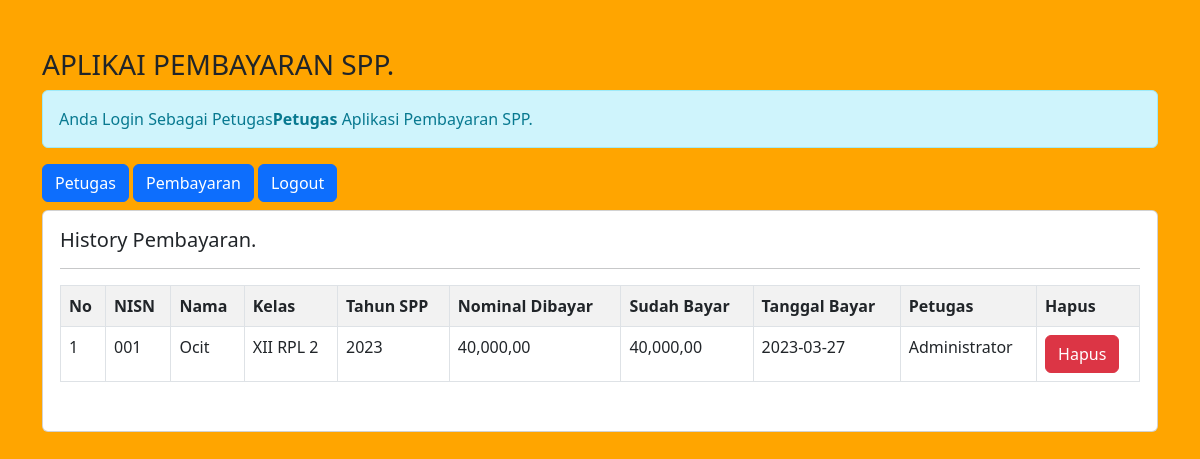
The app's page /petugas/petugas.php?url=history-pembayaran&nisn=001 (signed in) with its own data.
### tables this page shows
CREATE TABLE `pembayaran` (
  `id_pembayaran` int(11) NOT NULL,
  `id_petugas` int(11) NOT NULL,
  `nisn` varchar(10) NOT NULL,
  `tgl_bayar` date NOT NULL,
  `bulan_dibayar` varchar(8) NOT NULL,
  `tahun_dibayar` varchar(4) NOT NULL,
  `id_spp` int(11) NOT NULL,
  `jumlah_bayar` int(11) NOT NULL
);

CREATE TABLE `siswa` (
  `nisn` char(10) NOT NULL,
  `nis` char(8) NOT NULL,
  `nama` varchar(35) NOT NULL,
  `id_kelas` int(11) NOT NULL,
  `alamat` text NOT NULL,
  `no_telp` varchar(13) NOT NULL,
  `id_spp` int(11) NOT NULL
);

CREATE TABLE `kelas` (
  `id_kelas` int(11) NOT NULL,
  `nama_kelas` varchar(10) NOT NULL,
  `kompetensi_keahlian` varchar(50) NOT NULL
);

CREATE TABLE `spp` (
  `id_spp` int(11) NOT NULL,
  `tahun` int(11) NOT NULL,
  `nominal` int(11) NOT NULL
);

CREATE TABLE `petugas` (
  `id_petugas` int(11) NOT NULL,
  `username` varchar(25) NOT NULL,
  `password` varchar(32) NOT NULL,
  `nama_petugas` varchar(35) NOT NULL,
  `level` enum('admin','petugas') NOT NULL
);

### petugas/history-pembayaran.php (the view)
<?php
$nisn = $_GET['nisn'];
 ?>
<h5>History Pembayaran.</h5>
<hr>
<table class="table table-striped table-bordered">
	<tr class="fw-bold">
		<td>No</td>
		<td>NISN</td>
		<td>Nama</td>
		<td>Kelas</td>
		<td>Tahun SPP</td>
		<td>Nominal Dibayar</td>
		<td>Sudah Bayar</td>
		<td>Tanggal Bayar</td>
		<td>Petugas</td>
		<td>Hapus</td>
	</tr>
	<?php
	include'../koneksi.php';
	$no = 1;
	$sql = "SELECT*FROM pembayaran,siswa,kelas,spp,petugas WHERE pembayaran.nisn=siswa.nisn  AND siswa.id_kelas=kelas.id_kelas AND pembayaran.id_spp=spp.id_spp AND pembayaran.id_petugas=petugas.id_petugas AND pembayaran.nisn='$nisn' ORDER BY tgl_bayar DESC";
	$query = mysqli_query($koneksi, $sql);
	foreach ($query as $data) {
 	 ?>
	 <tr>
	 	<td><?= $no++; ?></td>
	 	<td><?= $data['nisn'] ?></td>
	 	<td><?= $data['nama'] ?></td>
	 	<td><?= $data['nama_kelas'] ?></td>
	 	<td><?= $data['tahun'] ?></td>
	 	<td><?= number_format( $data['nominal'],2, ',', ',');?></td>
	 	<td><?= number_format( $data['jumlah_bayar'],2, ',', ',');?></td>
	 	<td><?= $data['tgl_bayar'] ?></td>
	 	<td><?= $data['nama_petugas'] ?></td>
	 	<td>
			<a href="?url=hapus-pembayaran&id_pembayaran=<?= $data['id_pembayaran'] ?>"
				class= 'btn btn-danger'>Hapus</a>
	 	</td>
	 </tr>
	 <?php } ?>
</table>

### records on screen
pembayaran: siswa.nisn "001", siswa.nama "Ocit", kelas.nama_kelas "XII RPL 2", id_spp.tahun "2023", id_spp.nominal "40,000,00", jumlah_bayar "40,000,00", tgl_bayar "2023-03-27", id_petugas.nama_petugas "Administrator"

### other values on screen
$_SESSION['nama_petugas'] "Petugas"
